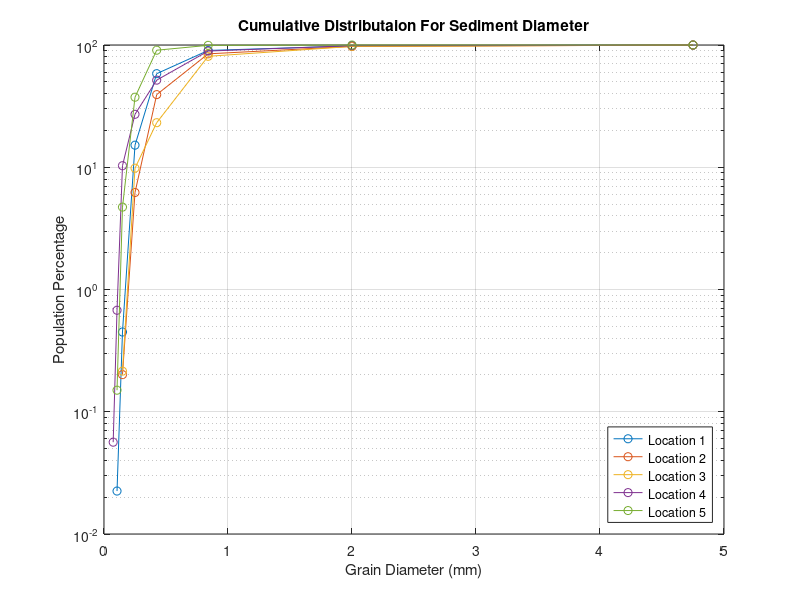
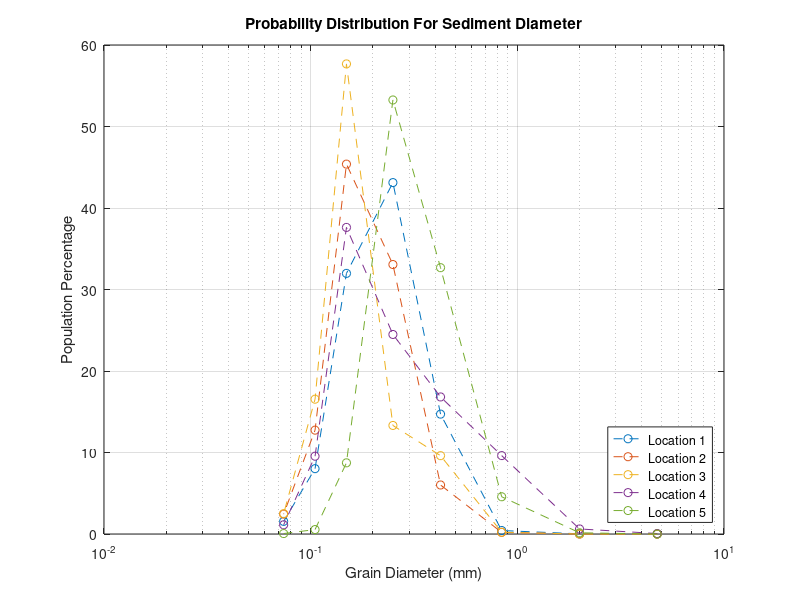

Reproduce these figures in MATLAB, in order. (Note: this script raises an error after producing the figures.)
%Simon Popecki
%OE 757
%HW 5

clear all;
close all;

%% Part 1
sieve = [4 10 20 40 60 100 140 200]; %sieve size, where PAN is omitted

sievedia = [4.75 2 .84 .425 .25 .149 .105 .074]; %grain diameters for each sieve size

L = [0 .1 1.9 65.5 192 142.4 35.7 6.9 .8 %location 1 mass
0 0 .9 26.9 147.9 203 57 10.9 .7 %location 2 mass
0 0 .8 35.8 49.6 214.8 61.6 9.3 .5 %location 3 mass
.3 3.3 51.2 89.5 130.3 200.2 50.8 6 .6 %location 4 mass
0 1.1 33.5 239.5 390.3 64 4 .4 .1]; %location 5 mass

totalm = [445.3 447.3 372.4 532.2 732.9]; %total mass of each location


L1 = L(1,:);
L2 = L(2,:);
L3 = L(3,:);
L4 = L(4,:);
L5 = L(5,:);

%gives an array that tells what percent of the total mass is in a specific sieve size
for i = 1:length(L1+1)
pdfL1(i) = 100*((L1(i))./totalm(1));
pdfL2(i) = 100*((L2(i))./totalm(2));
pdfL3(i) = 100*((L3(i))./totalm(3));
pdfL4(i) = 100*((L4(i))./totalm(4));
pdfL5(i) = 100*((L5(i))./totalm(5));
end

L1tot=sum(L1);
L2tot=sum(L2);
L3tot=sum(L3);
L4tot=sum(L4);
L5tot=sum(L5);

cdf8L1 = (L1(1)+L1(2)+L1(3)+L1(4)+L1(5)+L1(6)+L1(7)+L1(8))/L1tot;
cdf7L1 = (L1(1)+L1(2)+L1(3)+L1(4)+L1(5)+L1(6)+L1(7))/L1tot;
cdf6L1 = (L1(1)+L1(2)+L1(3)+L1(4)+L1(5)+L1(6))/L1tot;
cdf5L1 = (L1(1)+L1(2)+L1(3)+L1(4)+L1(5))/L1tot;
cdf4L1 = (L1(1)+L1(2)+L1(3)+L1(4))/L1tot;
cdf3L1 = (L1(1)+L1(2)+L1(3))/L1tot;
cdf2L1 = (L1(1)+L1(2))/L1tot;
cdf1L1 = (L1(1))/L1tot;
 
cdf8L2 = (L2(1)+L2(2)+L2(3)+L2(4)+L2(5)+L2(6)+L2(7)+L2(8))/L2tot;
cdf7L2 = (L2(1)+L2(2)+L2(3)+L2(4)+L2(5)+L2(6)+L2(7))/L2tot;
cdf6L2 = (L2(1)+L2(2)+L2(3)+L2(4)+L2(5)+L2(6))/L2tot;
cdf5L2 = (L2(1)+L2(2)+L2(3)+L2(4)+L2(5))/L2tot;
cdf4L2 = (L2(1)+L2(2)+L2(3)+L2(4))/L2tot;
cdf3L2 = (L2(1)+L2(2)+L2(3))/L2tot;
cdf2L2 = (L2(1)+L2(2))/L2tot;
cdf1L2 = (L2(1))/L2tot;
 
cdf8L3 = (L3(1)+L3(2)+L3(3)+L3(4)+L3(5)+L3(6)+L3(7)+L3(8))/L3tot;
cdf7L3 = (L3(1)+L3(2)+L3(3)+L3(4)+L3(5)+L3(6)+L3(7))/L3tot;
cdf6L3 = (L3(1)+L3(2)+L3(3)+L3(4)+L3(5)+L3(6))/L3tot;
cdf5L3 = (L3(1)+L3(2)+L3(3)+L3(4)+L3(5))/L3tot;
cdf4L3 = (L3(1)+L3(2)+L3(3)+L3(4))/L3tot;
cdf3L3 = (L3(1)+L3(2)+L3(3))/L3tot;
cdf2L3 = (L3(1)+L3(2))/L3tot;
cdf1L3 = (L3(1))/L3tot;
 
 
cdf8L4 = (L4(1)+L4(2)+L4(3)+L4(4)+L4(5)+L4(6)+L4(7)+L4(8))/L4tot;
cdf7L4 = (L4(1)+L4(2)+L4(3)+L4(4)+L4(5)+L4(6)+L4(7))/L4tot;
cdf6L4 = (L4(1)+L4(2)+L4(3)+L4(4)+L4(5)+L4(6))/L4tot;
cdf5L4 = (L4(1)+L4(2)+L4(3)+L4(4)+L4(5))/L4tot;
cdf4L4 = (L4(1)+L4(2)+L4(3)+L4(4))/L4tot;
cdf3L4 = (L4(1)+L4(2)+L4(3))/L4tot;
cdf2L4 = (L4(1)+L4(2))/L4tot;
cdf1L4 = (L4(1))/L4tot;
 
cdf8L5 = (L5(1)+L5(2)+L5(3)+L5(4)+L5(5)+L5(6)+L5(7)+L5(8))/L5tot;
cdf7L5 = (L5(1)+L5(2)+L5(3)+L5(4)+L5(5)+L5(6)+L5(7))/L5tot;
cdf6L5 = (L5(1)+L5(2)+L5(3)+L5(4)+L5(5)+L5(6))/L5tot;
cdf5L5 = (L5(1)+L5(2)+L5(3)+L5(4)+L5(5))/L5tot;
cdf4L5 = (L5(1)+L5(2)+L5(3)+L5(4))/L5tot;
cdf3L5 = (L5(1)+L5(2)+L5(3))/L5tot;
cdf2L5 = (L5(1)+L5(2))/L5tot;
cdf1L5 = (L5(1))/L5tot;

cdfL1t = [cdf1L1 cdf2L1 cdf3L1 cdf4L1 cdf5L1 cdf6L1 cdf7L1 cdf8L1];
cdfL2t = [cdf1L2 cdf2L2 cdf3L2 cdf4L2 cdf5L2 cdf6L2 cdf7L2 cdf8L2];
cdfL3t = [cdf1L3 cdf2L3 cdf3L3 cdf4L3 cdf5L3 cdf6L3 cdf7L3 cdf8L3];
cdfL4t = [cdf1L4 cdf2L4 cdf3L4 cdf4L4 cdf5L4 cdf6L4 cdf7L4 cdf8L4];
cdfL5t = [cdf1L5 cdf2L5 cdf3L5 cdf4L5 cdf5L5 cdf6L5 cdf7L5 cdf8L5];

cdfL1td=100*sort(cdfL1t,'descend');
cdfL2td=100*sort(cdfL2t,'descend');
cdfL3td=100*sort(cdfL3t,'descend');
cdfL4td=100*sort(cdfL4t,'descend');
cdfL5td=100*sort(cdfL5t,'descend');

figure(1)
semilogy(sievedia,cdfL1td,'-o',sievedia,cdfL2td,'-o',sievedia,cdfL3td,'-o',sievedia,cdfL4td,'-o',sievedia,cdfL5td,'-o')
title('Cumulative Distributaion For Sediment Diameter')
ylabel('Population Percentage')
xlabel('Grain Diameter (mm)')
legend('Location 1','Location 2','Location 3','Location 4','Location 5','location','southeast')
grid on

figure(2)
semilogx(sievedia,pdfL1(1:end-1),'--o',sievedia,pdfL2(1:end-1),'--o',sievedia,pdfL3(1:end-1),'--o',sievedia,pdfL4(1:end-1),'--o',sievedia,pdfL5(1:end-1),'--o')
title('Probability Distribution For Sediment Diameter')
ylabel('Population Percentage')
xlabel('Grain Diameter (mm)')
legend('Location 1','Location 2','Location 3','Location 4','Location 5','location','southeast')
grid on
%seems to follow a log normal distribution

%finding LD50 grain diameters in mm
LD50L1 = interpolate(50,sievedia,cdfL1td);
LD50L2 = interpolate(50,sievedia,cdfL2td);
LD50L3 = interpolate(50,sievedia,cdfL3td);
LD50L4 = interpolate(50,sievedia,cdfL4td);
LD50L5 = interpolate(50,sievedia,cdfL5td);

%% Part 2

















